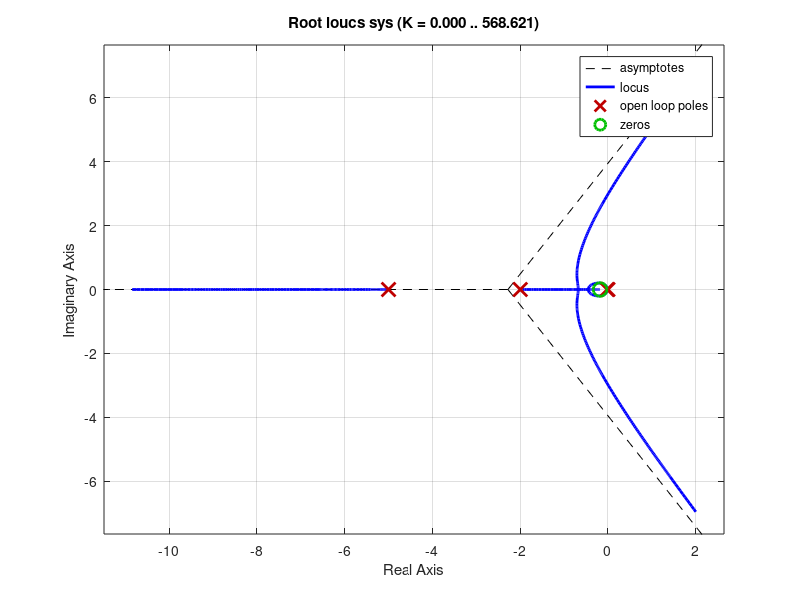

Recreate this plot in MATLAB. (Note: this script raises an error after producing the figure.)
%% Q1
A1 = [-24 1 0;-191 0 1;-504 1 0]
B1 = [0 1 6]'
C1 = [1 0 0]
D1 = 0
J1 = [-1+4j -1-4j -8]
L1 = [acker(A1',C1',J1)]'
%% Ans E

%%Q2
%% Uncompensated
sys = zpk(-0.18,[0 -0.02 -2 -5],1)
f = figure;
rlocus(sys)
sgrid(0.2,0)
%% Ans C

%%Q3
G1 = tf(1,conv([1 5],[1 7]))
H = tf([1 -2 6],[1 2 10])
T = G1/(1+(G1*H))
rlocus(T)
%sisotool(Ge)

%%Q4
G2 = tf(1,conv([1 5],conv([1 7],[1 10])))
rlocus(G2)
%Ans:F

%%Q5
G3 = tf([1 3],conv([1 0],conv([1 5],conv([1 7],[1 10]))))
rlocus(G3)
%%Ans: G

%%Q6
G4 = tf(1,conv([1 5],conv([1 8],[1 17])))
sisotool(G4)
%Ans:D

%%Q7
G5 = tf([40 48 500000],[1 5.6 62000 0])
Km = 10
driveinfo = stepinfo(out.d,out.tout)
%% Ans = F 

%%Q8
A_7 = [0 1; -7 -5]
B_7 = [0 1]'
C_7 = [1 0]
D_7 = 0;
K = [80 30]
L = [38 1219]'
%Ans: D